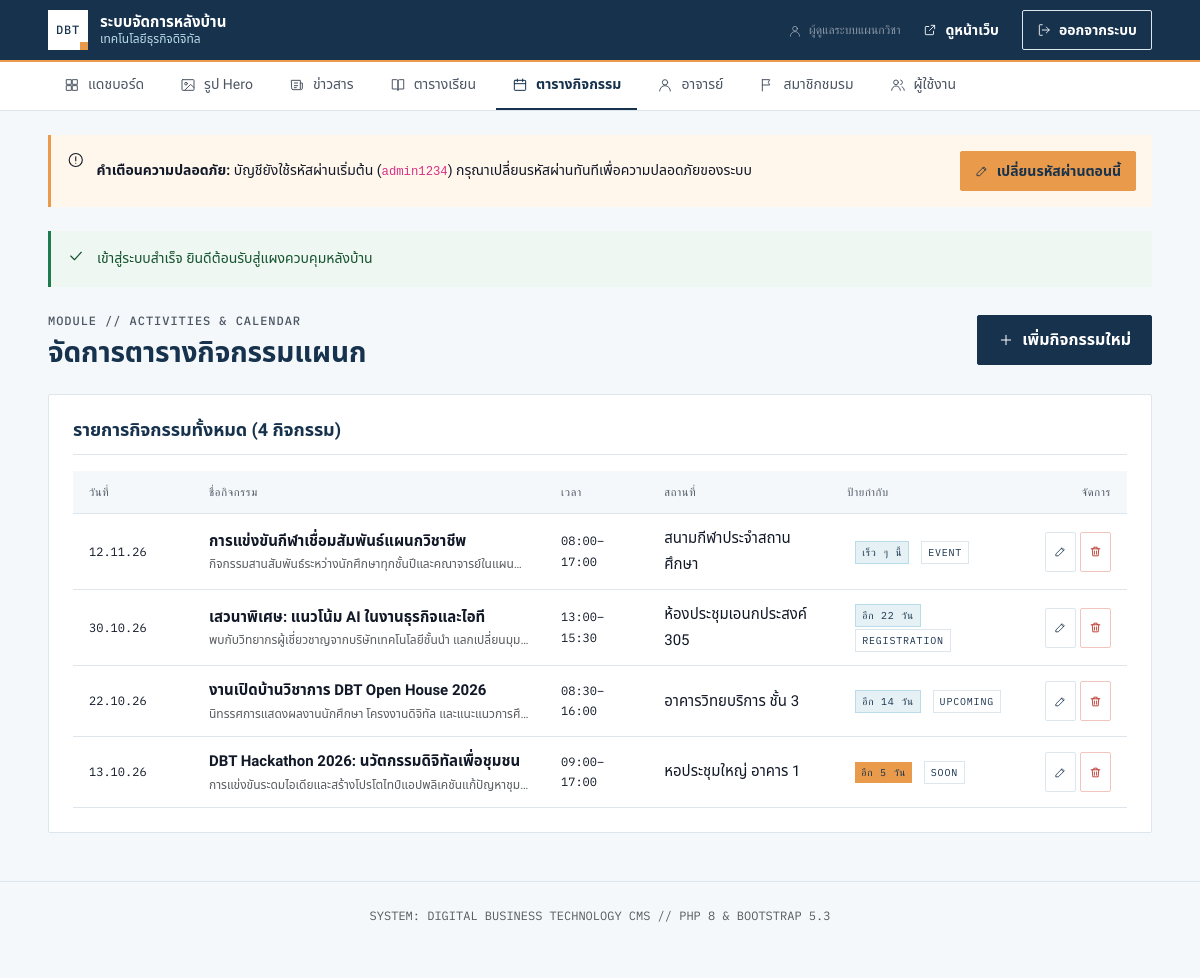
Page /admin/activities.php (signed in) on the committed database.
### tables this page shows
CREATE TABLE `users` (
  `id` INT AUTO_INCREMENT PRIMARY KEY,
  `username` VARCHAR(50) NOT NULL UNIQUE,
  `password_hash` VARCHAR(255) NOT NULL,
  `full_name` VARCHAR(100) NOT NULL,
  `role` VARCHAR(20) NOT NULL DEFAULT 'admin',
  `created_at` TIMESTAMP DEFAULT CURRENT_TIMESTAMP
);

CREATE TABLE `activities` (
  `id` INT AUTO_INCREMENT PRIMARY KEY,
  `title` VARCHAR(255) NOT NULL,
  `description` TEXT NULL,
  `event_date` DATE NOT NULL,
  `event_date_end` DATE NULL,
  `time_start` TIME NULL,
  `time_end` TIME NULL,
  `location` VARCHAR(100) NULL,
  `badge_text` VARCHAR(50) NULL,
  `action_url` VARCHAR(255) NULL,
  `created_at` TIMESTAMP DEFAULT CURRENT_TIMESTAMP,
  INDEX `idx_act_date` (`event_date`)
);

### admin/activities.php (the view, shortened to what the rows shown need)
<?php
require_once __DIR__ . '/../includes/admin-header.php';
$action = filter_input(INPUT_GET, 'action', FILTER_DEFAULT) ?: 'list';
$editItem = null;
$allActivities = q("
  SELECT * FROM activities
  ORDER BY event_date DESC, id DESC
")->fetchAll();
?>
<div class="d-flex justify-content-between align-items-center mb-4">
  <div>
    <h1 style="font-size: 1.75rem; margin: 0;">จัดการตารางกิจกรรมแผนก</h1>
  </div>
</div>
<?php if ($action === 'new' || $action === 'edit'): ?>
  <!-- ====================================================================
       ADD / EDIT FORM
       ==================================================================== -->
  <div class="admin-card">
    <div class="admin-card-head">
      <h3><?= $action === 'edit' ? 'แก้ไขกิจกรรม #' . $editItem['id'] : 'เพิ่มกิจกรรมใหม่' ?></h3>
    </div>
    <form method="POST" action="<?= url('admin/activities.php') ?>">
      <?= csrf_field() ?>
      <input type="hidden" name="sub_action" value="save">
      <?php if ($editItem): ?>
        <input type="hidden" name="id" value="<?= $editItem['id'] ?>">
      <?php endif; ?>
      <div class="row g-3">
        <div class="col-12 col-md-8">
          <label for="title" class="form-label">ชื่อกิจกรรม / งานเสวนา <span class="req">*</span></label>
          <input type="text"
                 name="title"
                 id="title"
                 class="form-control"
                 placeholder="DBT Hackathon 2026"
                 value="<?= e($_POST['title'] ?? $editItem['title'] ?? '') ?>"
                 required>
        </div>
        <div class="col-12 col-md-4">
          <label for="badge_text" class="form-label">ป้ายสถานะ (Badge Text)</label>
          <input type="text"
                 name="badge_text"
                 id="badge_text"
                 class="form-control mono"
                 placeholder="SOON, UPCOMING, OPEN"
                 value="<?= e($_POST['badge_text'] ?? $editItem['badge_text'] ?? 'UPCOMING') ?>">
        </div>
        <div class="col-12 col-md-4">
          <label for="event_date" class="form-label">วันที่เริ่มจัดกิจกรรม <span class="req">*</span></label>
          <input type="date"
                 name="event_date"
                 id="event_date"
                 class="form-control mono"
                 value="<?= e($_POST['event_date'] ?? $editItem['event_date'] ?? date('Y-m-d')) ?>"
                 required>
        </div>
        <div class="col-12 col-md-4">
          <label for="event_date_end" class="form-label">วันที่สิ้นสุดกิจกรรม (กรณีจัดหลายวัน)</label>
          <input type="date"
                 name="event_date_end"
                 id="event_date_end"
                 class="form-control mono"
                 value="<?= e($_POST['event_date_end'] ?? $editItem['event_date_end'] ?? '') ?>">
        </div>
        <div class="col-6 col-md-2">
          <label for="time_start" class="form-label">เวลาเริ่ม</label>
          <input type="time"
                 name="time_start"
                 id="time_start"
                 class="form-control mono"
                 value="<?= e($_POST['time_start'] ?? $editItem['time_start'] ?? '09:00') ?>">
        </div>
        <div class="col-6 col-md-2">
          <label for="time_end" class="form-label">เวลาสิ้นสุด</label>
          <input type="time"
                 name="time_end"
                 id="time_end"
                 class="form-control mono"
                 value="<?= e($_POST['time_end'] ?? $editItem['time_end'] ?? '16:00') ?>">
        </div>
        <div class="col-12 col-md-6">
          <label for="location" class="form-label">สถานที่จัดงาน</label>
          <input type="text"
                 name="location"
                 id="location"
                 class="form-control"
                 placeholder="อาคารวิทยบริการ ชั้น 3 / หอประชุมใหญ่"
                 value="<?= e($_POST['location'] ?? $editItem['location'] ?? '') ?>">
        </div>
        <div class="col-12 col-md-6">
          <label for="action_url" class="form-label">ลิงก์ลงทะเบียน / เอกสารแนบ (Action URL)</label>
          <input type="url"
                 name="action_url"
                 id="action_url"
                 class="form-control mono"
                 placeholder="https://forms.gle/... หรือ https://..."
                 value="<?= e($_POST['action_url'] ?? $editItem['action_url'] ?? '') ?>">
        </div>
        <div class="col-12">
          <label for="description" class="form-label">รายละเอียดกิจกรรม</label>
          <textarea name="description"
                    id="description"
                    rows="3"
                    class="form-control"><?= e($_POST['description'] ?? $editItem['description'] ?? '') ?></textarea>
        </div>
      </div>
      <div class="mt-4 pt-3 border-top d-flex justify-content-end gap-2">
        <a href="<?= url('admin/activities.php') ?>" class="btn btn-line">ยกเลิก</a>
        <button type="submit" class="btn btn-navy">
          <?= icon('check', 16) ?>
          <span>บันทึกข้อมูล</span>
        </button>
      </div>
    </form>
  </div>
<?php else: ?>
  <div class="admin-card">
    <div class="table-responsive">
      <table class="admin-table">
        <thead>
          <tr>
            <th style="width: 120px;">วันที่</th>
            <th>ชื่อกิจกรรม</th>
            <th>เวลา</th>
            <th>สถานที่</th>
            <th>ป้ายกำกับ</th>
            <th class="text-end" style="width: 100px;">จัดการ</th>
          </tr>
        </thead>
        <tbody>
          <?php if (empty($allActivities)): ?>
            <tr>
              <td colspan="6" class="text-center py-4 text-muted">ยังไม่มีกิจกรรมในระบบ</td>
            </tr>
          <?php else: ?>
            <?php foreach ($allActivities as $a): ?>
              <tr>
                <td class="mono" style="font-size: 12px;">
                  <?= mono_date($a['event_date']) ?>
                </td>
                <td>
                  <span class="fw-bold d-block"><?= e($a['title']) ?></span>
                  <?php if (!empty($a['description'])): ?>
                    <span class="text-muted text-truncate d-block" style="max-width: 320px; font-size: 12px;">
                      <?= e($a['description']) ?>
                    </span>
                  <?php endif; ?>
                </td>
                <td class="mono" style="font-size: 12px;">
                  <?= hm($a['time_start']) ?><?= !empty($a['time_end']) ? '–' . hm($a['time_end']) : '' ?>
                </td>
                <td><?= e($a['location']) ?></td>
                <td>
                  <?php $adminCd = activity_countdown_badge($a['event_date'], $a['event_date_end'] ?? null); ?>
                  <span class="<?= e($adminCd['class']) ?>" style="font-size: 10px;"><?= e($adminCd['text']) ?></span>
                  <?php if (!empty($a['badge_text'])): ?>
                    <span class="badge-line" style="font-size: 10px;"><?= e($a['badge_text']) ?></span>
                  <?php endif; ?>
                </td>
                <td class="text-end">
                  <div class="d-inline-flex gap-1">
                    <a href="<?= url('admin/activities.php?action=edit&id=' . $a['id']) ?>" class="btn btn-sm btn-line py-1 px-2" title="แก้ไข">
                      <?= icon('pencil', 13) ?>
                    </a>
                    <form method="POST" action="<?= url('admin/activities.php') ?>" class="d-inline">
                      <button type="submit"
                              class="btn btn-sm btn-danger-line py-1 px-2"
                              title="ลบ"
                              data-confirm="ยืนยันการลบกิจกรรมนี้?">
                        <?= icon('trash', 13) ?>
                      </button>
                    </form>
                  </div>
                </td>
              </tr>
            <?php endforeach; ?>
          <?php endif; ?>
        </tbody>
      </table>
    </div>
  </div>
<?php endif; ?>
<?php require_once __DIR__ . '/../includes/admin-footer.php'; ?>

### includes/admin-header.php (shortened to what the rows shown need)
<?php
require_once __DIR__ . '/helpers.php';
require_once __DIR__ . '/auth.php';
require_login();
$currentUser = current_user();
?>
<!DOCTYPE html>
<html lang="th">
<head>
  <link href="https://cdn.jsdelivr.net/npm/bootstrap@5.3.3/dist/css/bootstrap.min.css" rel="stylesheet">
  <link rel="stylesheet" href="<?= url('assets/css/site.css') ?>">
  <link rel="stylesheet" href="<?= url('assets/css/admin.css') ?>">
</head>
<body style="padding-bottom: 40px; background-color: var(--c-bg-alt);">
<header class="admin-header py-2">
  <div class="container-xl d-flex align-items-center justify-content-between">
    <div class="d-flex align-items-center gap-2">
      <span class="text-white-50 d-none d-md-inline mono" style="font-size: 12px;">
        <?= icon('user', 14) ?> <?= e($currentUser['full_name'] ?? $currentUser['username'] ?? 'Admin') ?>
      </span>
      <a href="<?= url('index.php') ?>" class="btn btn-sm btn-navy" target="_blank" title="ดูหน้าเว็บจริง">
        <?= icon('external', 14) ?>
        <span class="d-none d-sm-inline">ดูหน้าเว็บ</span>
      </a>
      <a href="<?= url('logout.php') ?>" class="btn btn-sm btn-line text-white border-white-50" title="ออกจากระบบ">
        <?= icon('log-out', 14) ?>
        <span class="d-none d-sm-inline">ออกจากระบบ</span>
      </a>
    </div>
  </div>
</header>
<div class="container-xl pt-4">

### includes/helpers.php (shortened to what the rows shown need)
<?php
require_once __DIR__ . '/db.php';
function e($v): string
{
    return htmlspecialchars((string) $v, ENT_QUOTES, 'UTF-8');
}
function url(string $path = ''): string
{
    return BASE_URL . '/' . ltrim($path, '/');
}
function mono_date(?string $date): string
{
    return $date ? date('d.m.y', strtotime($date)) : '';
}
function activity_countdown_badge(string $startDate, ?string $endDate = null): array
{
    $today = new DateTime('today');
    $start = new DateTime($startDate);
    $end   = !empty($endDate) ? new DateTime($endDate) : clone $start;
    $diff = (int) $today->diff($start)->format('%r%a');
    if ($diff === 0) {
        return ['text' => 'วันนี้', 'class' => 'badge-soon', 'is_soon' => true];
    } elseif ($diff === 1) {
        return ['text' => 'พรุ่งนี้', 'class' => 'badge-soon', 'is_soon' => true];
    } elseif ($diff <= 7) {
        return ['text' => "อีก {$diff} วัน", 'class' => 'badge-soon', 'is_soon' => true];
    } elseif ($diff <= 30) {
        return ['text' => "อีก {$diff} วัน", 'class' => 'badge-upcoming', 'is_soon' => false];
    } else {
        return ['text' => 'เร็ว ๆ นี้', 'class' => 'badge-upcoming', 'is_soon' => false];
    }
}
function format_time_hm(?string $time): string
{
    return $time ? substr($time, 0, 5) : '';
}
function hm(?string $time): string
{
    return format_time_hm($time);
}
function icon(string $name, int $size = 20, string $class = ''): string
{
    $c = $class ? ' class="' . e($class) . '"' : '';
    return '<svg' . $c . ' width="' . $size . '" height="' . $size . '" viewBox="0 0 24 24" fill="none" stroke="currentColor" stroke-width="1.5" stroke-linecap="round" stroke-linejoin="round" aria-hidden="true" focusable="false">' . ($p[$name] ?? '') . '</svg>';
}

### rows in the picture
users: full_name "ผู้ดูแลระบบแผนกวิชา"
activities: event_date "12.11.26", title "การแข่งขันกีฬาเชื่อมสัมพันธ์แผนกวิชาชีพ", description "กิจกรรมสานสัมพันธ์ระหว่างนักศึกษาทุกชั้นปีและคณาจารย์ในแผน…", time_start "08:00", time_end "17:00", location "สนามกีฬาประจำสถานศึกษา", event_date+event_date_end "เร็ว ๆ นี้", badge_text "EVENT"
activities: event_date "30.10.26", title "เสวนาพิเศษ: แนวโน้ม AI ในงานธุรกิจและไอที", description "พบกับวิทยากรผู้เชี่ยวชาญจากบริษัทเทคโนโลยีชั้นนำ แลกเปลี่ยนมุม…", time_start "13:00", time_end "15:30", location "ห้องประชุมเอนกประสงค์ 305", event_date+event_date_end "อีก 22 วัน", badge_text "REGISTRATION"
activities: event_date "22.10.26", title "งานเปิดบ้านวิชาการ DBT Open House 2026", description "นิทรรศการแสดงผลงานนักศึกษา โครงงานดิจิทัล และแนะแนวการศึ…", time_start "08:30", time_end "16:00", location "อาคารวิทยบริการ ชั้น 3", event_date+event_date_end "อีก 14 วัน", badge_text "UPCOMING"
activities: event_date "13.10.26", title "DBT Hackathon 2026: นวัตกรรมดิจิทัลเพื่อชุมชน", description "การแข่งขันระดมไอเดียและสร้างโปรโตไทป์แอปพลิเคชันแก้ปัญหาชุม…", time_start "09:00", time_end "17:00", location "หอประชุมใหญ่ อาคาร 1", event_date+event_date_end "อีก 5 วัน", badge_text "SOON"

### other values in the picture
SITE_NAME "เทคโนโลยีธุรกิจดิจิทัล"
$flash['msg'] "เข้าสู่ระบบสำเร็จ ยินดีต้อนรับสู่แผงควบคุมหลังบ้าน"
count($allActivities) "4"
